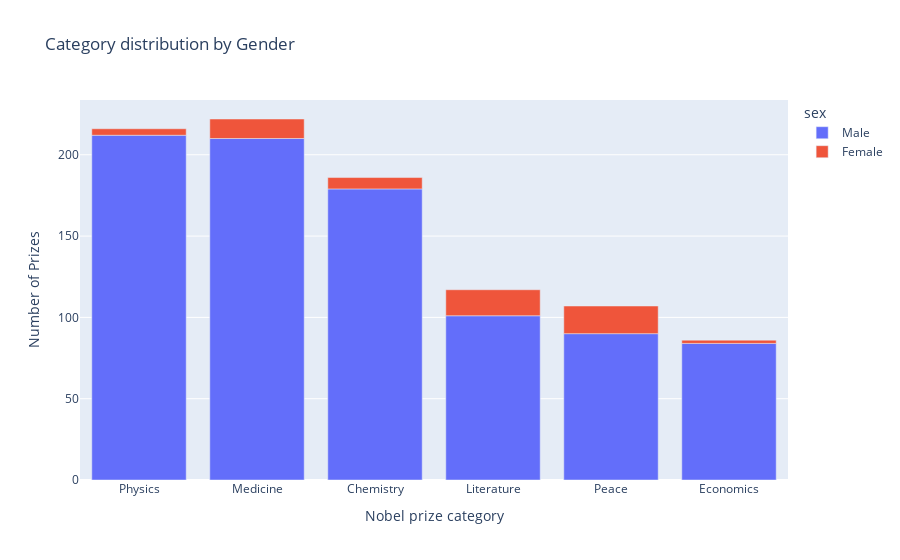

Notebook source saved alongside this figure:
### Markdown cell above
# plotly Bar & Donut Charts: Analyse Prize Categories & Women Winning Prizes

### Code cell
def generate_gender_donut(in_df: pd.DataFrame) -> None:
    logging.info('Initiating donut figure generation')
    
    gender_count = in_df.sex.value_counts()
    donut_fig = px.pie(
        labels=gender_count.index,
        values=gender_count.values,
        names=gender_count.index,
        title='Nobel Prize by Gender',
        hole=0.5
    )
    donut_fig.update_traces(
        textposition='outside',
        textinfo='percent+label'
    )
    donut_fig.show()

    logging.info('Donut figure generation complete')


def explore_female_df(in_df: pd.DataFrame) -> None:
    female_df = in_df[in_df.sex == 'Female'].sort_values(by='year', ascending=True).reset_index(drop=True).copy()
    print(f'First three female nobel info:\n{female_df.head(3)}')

    print(f'Prize won for:\n{female_df.category.value_counts()}')

    print(f'First 3 female birth country and organization:\n{female_df[['birth_country', 'birth_country_current', 'organization_name']].head(3)}')


def multiple_nobel(in_df: pd.DataFrame) -> None:
    logging.info('Checking for multiple Nobel winners')

    # Get index of names that appear more than once
    multiple_winners = in_df[
        'full_name'
    ].value_counts().loc[
        lambda x: x > 1
    ].index

    if multiple_winners.empty:
        print('No multiple winners')
        return

    # Filter and display relevant details
    filtered_df = in_df.loc[
        in_df['full_name'].isin(multiple_winners), 
        [
            'year', 
            'category', 
            'laureate_type', 
            'full_name'
        ]
    ].sort_values(
        by=[
            'full_name', 
            'year'
        ]
    )

    print(f'Multiple Nobel Prize winners:\n{filtered_df.to_string(index=False)}')


def gen_category_bar(ind_df: pd.DataFrame) -> None:
    logging.info('Initiating Bar chart for categories')

    category_df = in_df.category.value_counts().reset_index()
    category_df.columns = ['Category', 'Count']


    # print(f'{category_df}')
    bar_fig = px.bar(
        data_frame=category_df,
        x='Category',
        y='Count',
        title='Nobel prize distribution by Category',
        labels={'Category': 'Category', 'Count': 'Nobel count'},
        color='Count',
        color_continuous_scale='Aggrnyl'
    )
    bar_fig.update_layout(coloraxis_showscale=False)
    bar_fig.show()


def gen_bar_gender_category(in_df: pd.DataFrame) -> None:
    cat_gender_df = in_df.groupby(
        ['category', 'sex'],
        as_index=False
    ).agg({'prize': 'count'}).sort_values(
        'prize',
        ascending=False
    )
    bar_fig = px.bar(
        data_frame=cat_gender_df,
        x='category',
        y='prize',
        color='sex',
        title='Category distribution by Gender',
        labels={'category': 'Nobel prize category', 'prize': 'Number of Prizes'}
    )
    bar_fig.show()
    

if __name__ == '__main__':
    setup_logging()

    in_df = fetch_df('input-79.csv')
    in_df = conv_df_dtype(in_df)

    # generate_gender_donut(in_df)
    
    # explore_female_df(in_df)

    # multiple_nobel(in_df)

    # gen_category_bar(in_df)

    # print(f'First economics award info:\n{in_df[in_df.category == 'Economics'].sort_values(by="year").iloc[0]}')

    gen_bar_gender_category(in_df)

### Figure 1 — Plotly figure (JSON) as saved in the notebook; plotly's stock layout.template omitted (floating-point values rounded to 4 significant figures)
{"data": [{"hovertemplate": "sex=Male<br>Nobel prize category=%{x}<br>Number of Prizes=%{y}<extra></extra>", "legendgroup": "Male", "marker": {"color": "#636efa", "pattern": {"shape": ""}}, "name": "Male", "orientation": "v", "showlegend": true, "textposition": "auto", "type": "bar", "x": ["Physics", "Medicine", "Chemistry", "Literature", "Peace", "Economics"], "xaxis": "x", "y": [212, 210, 179, 101, 90, 84], "yaxis": "y"}, {"hovertemplate": "sex=Female<br>Nobel prize category=%{x}<br>Number of Prizes=%{y}<extra></extra>", "legendgroup": "Female", "marker": {"color": "#EF553B", "pattern": {"shape": ""}}, "name": "Female", "orientation": "v", "showlegend": true, "textposition": "auto", "type": "bar", "x": ["Peace", "Literature", "Medicine", "Chemistry", "Physics", "Economics"], "xaxis": "x", "y": [17, 16, 12, 7, 4, 2], "yaxis": "y"}], "layout": {"barmode": "relative", "legend": {"title": {"text": "sex"}, "tracegroupgap": 0}, "title": {"text": "Category distribution by Gender"}, "xaxis": {"anchor": "y", "domain": [0, 1], "title": {"text": "Nobel prize category"}}, "yaxis": {"anchor": "x", "domain": [0, 1], "title": {"text": "Number of Prizes"}}}}
